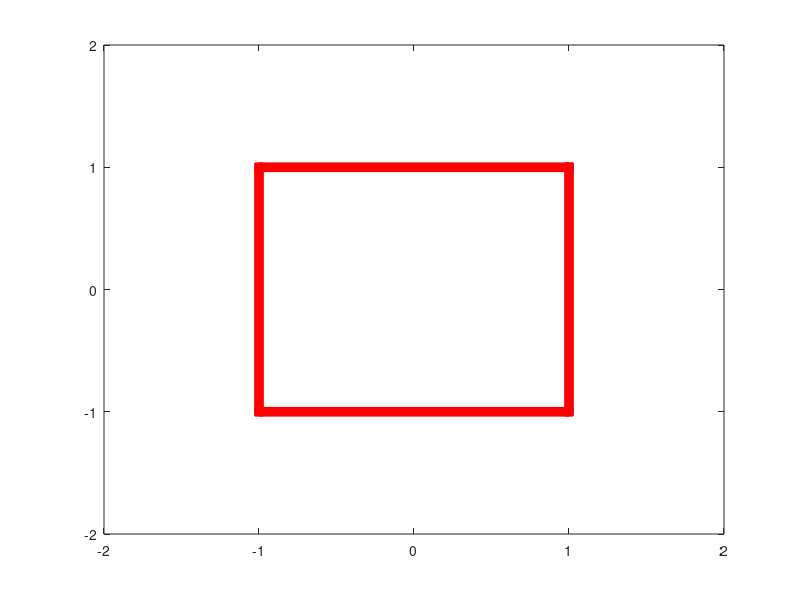

Source code (MATLAB):
%Sesion 1 ejercicio 1%

%1. Dibuja un cuadrado de vértices (1, 1),(1, −1),(−1, −1),(−1, 1)%

x=[1 1 -1 -1 1];
y=[1 -1 -1 1 1];

plot(x,y,'r+-','LineWidth',7);
%Modificar los ejes%
axis([-2 2 -2 2])